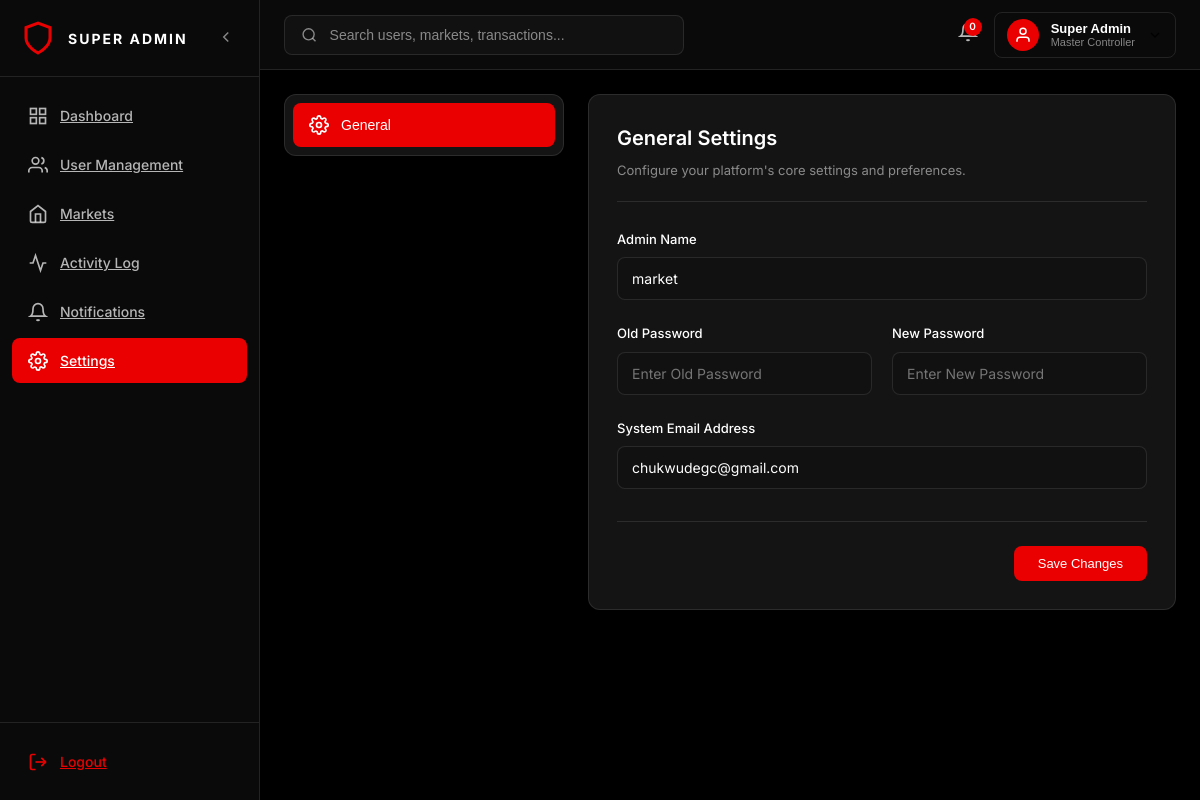
The page /super/settings (signed in) on the database as committed earlier.
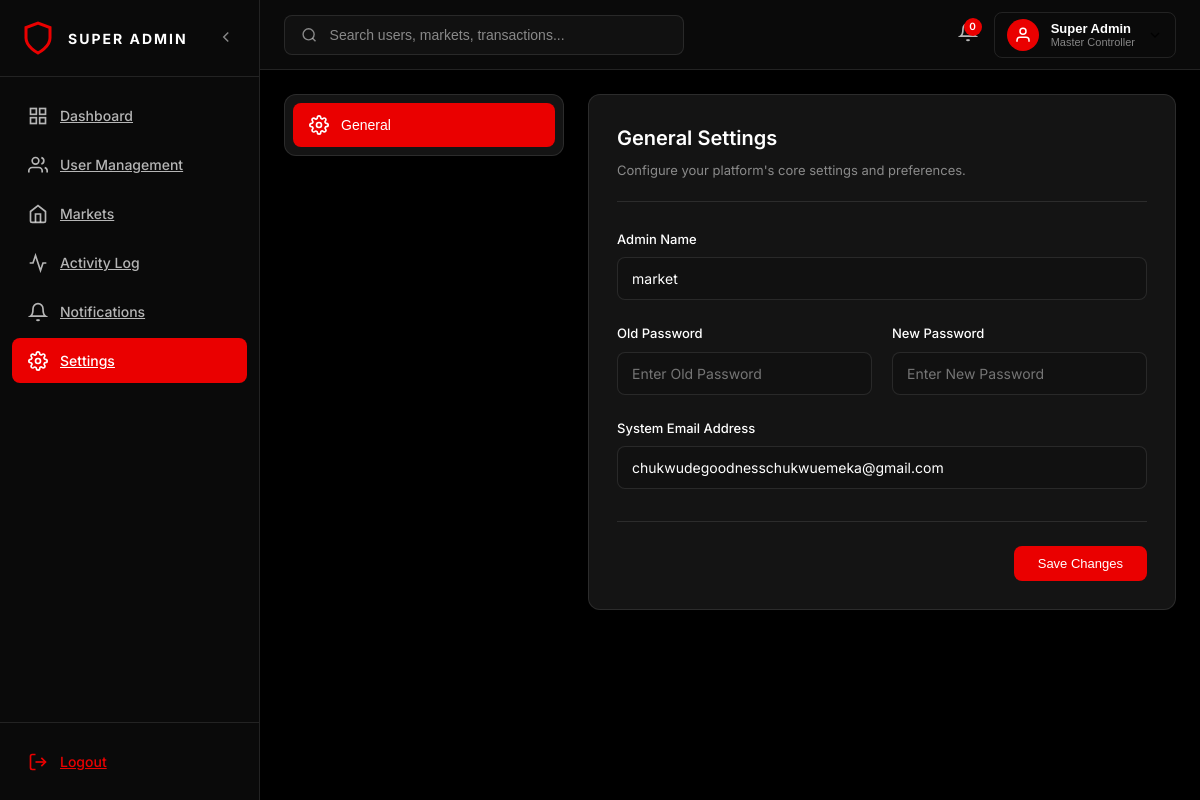
The same page on the database as committed later.
### multi/models.py (models this page shows, shortened)
class User(AbstractUser):
    ROLE_CHOICES = (
        ('buyer', 'Buyer'),
        ('seller', 'Seller'),
        ('both', 'Buyer & Seller'),
    )
    role = models.CharField(
        max_length=10,
        choices=ROLE_CHOICES,
        default='buyer'
    )
    profile_image = models.ImageField(upload_to='profiles/', blank=True, null=True)
    phone = models.CharField(max_length=20, blank=True)
    bio = models.TextField(blank=True)

### multi/views.py (the view, shortened to what this page needs)
# urls.py: path('super/settings', views.admin_settings, name='admin_settings'),
@login_required
@super_admin_required
def admin_settings(request):
    return render(request, 'super_admin/admin_settings.html')

### multi/context_processors.py (called while the page is built, shortened)
def seller_context(request):
    notifications = []
    notification_count = 0
    if request.user.is_authenticated:
        orders = OrderItem.objects.filter(product__seller=request.user)
        for order in orders:
            order.check_expiry()
        if request.user.is_superuser:
            messages = ContactMessage.objects.filter(status='unread').order_by('-created_at')[:5]
            notification_count = messages.count()
        return {
            'pending_orders': orders.filter(status='Pending').count(),
            'dashboard_notifications': notifications,
            'dashboard_notifications_count': notification_count,
        }
    return {
        'pending_orders': 0,
        'dashboard_notifications': [],
        'dashboard_notifications_count': 0,
    }

### multi/utils.py (called while the page is built)
def super_admin_required(view_func):
    @wraps(view_func)
    def _wrapped_view(request, *args, **kwargs):
        if not request.user.is_authenticated or not request.user.is_superuser:
            return redirect('home')  # or login page
        return view_func(request, *args, **kwargs)
    return _wrapped_view

### multi/templates/super_admin/admin_settings.html (shortened to what the changed rows need)
{% load static %}
<!DOCTYPE html>
<html lang="en">
<head>
    <link rel="stylesheet" href="{% static 'css/styless.css' %}">
</head>
<body>
    <div class="admin-dashboard">
        <main class="main-content" id="mainContent">
            <div class="dashboard-content">
                <div class="settings-layout">
                    <div class="settings-content">
                        <div id="general-pane" class="settings-pane active-pane">
                            <h2>General Settings</h2>
                            <form method="POST">
    <div class="form-group">
        <label>Admin Name</label>
        <input type="text" name="name" value="{{ request.user.username }}" placeholder="Full name">
    </div>
    <div class="form-group">
        <label>System Email Address</label>
        <input type="email" name="email" value="{{ request.user.email }}" placeholder="system@example.com">
    </div>
</form>
                        </div>
                    </div>
                </div>
            </div>
        </main>
    </div>
</body>
</html>

Rows that differ between the two databases and show on the page:
changed User "market": email "chukwudegc@gmail.com" → "chukwudegoodnesschukwuemeka@gmail.com"
